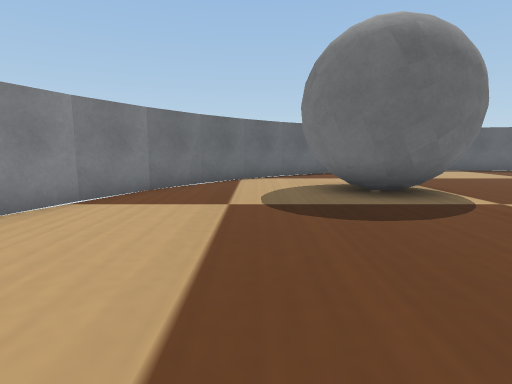
[1] (above)

17 first-person views from a walk through a robot-simulator world made for Webots. The camera is 0.05 m above the floor, tilts 8° down and sees 80° across. The floor is counted in squares, 0.05 m on a side. Each view is taken from the middle of a square. On the plan, view 1 faces up. The plan holds only what a view shows up to about 12 squares ahead; the rest is blank. Robots are left out. Simple shapes and patterns stand in for the simulator's stock objects.

[2]
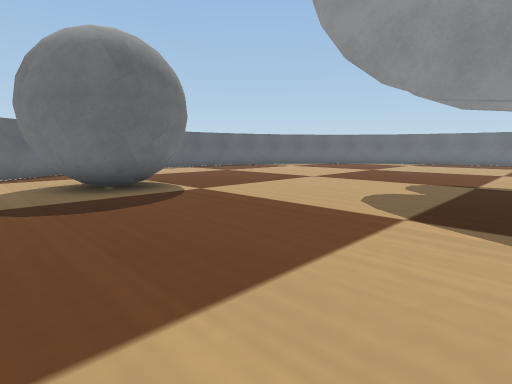

[3]
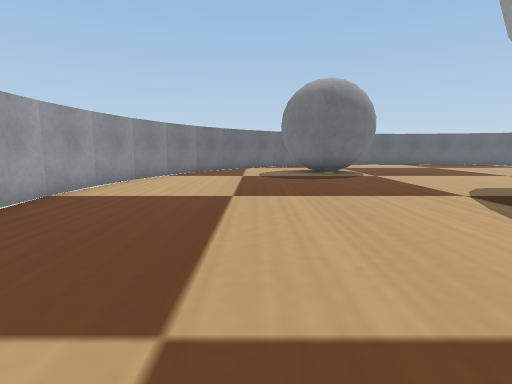

[4]
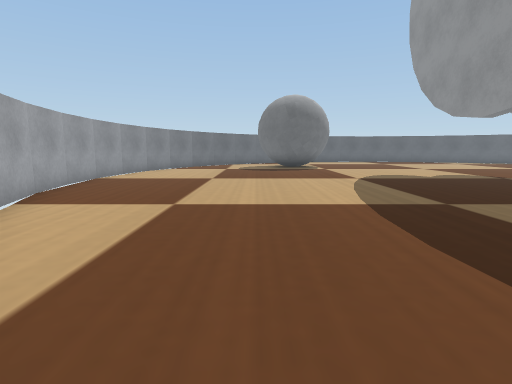

[5]
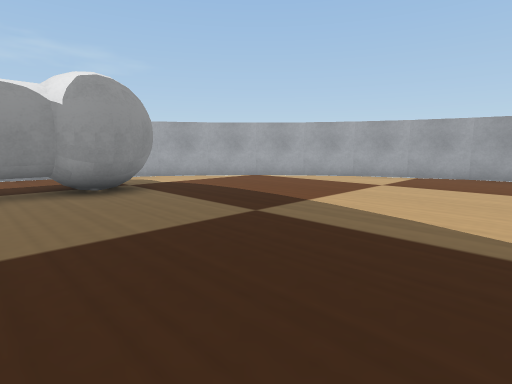

[6]
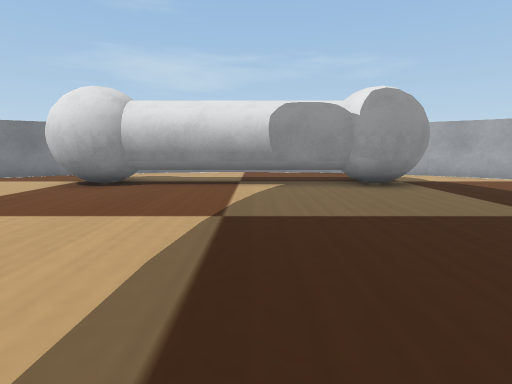

[7]
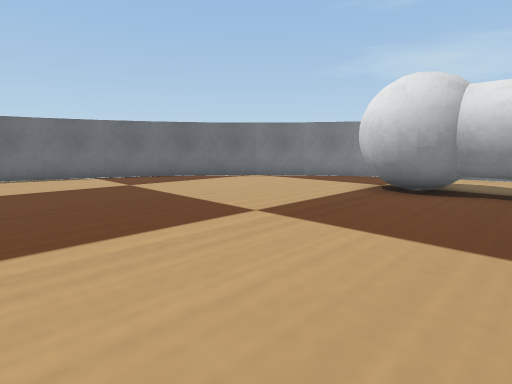

[8]
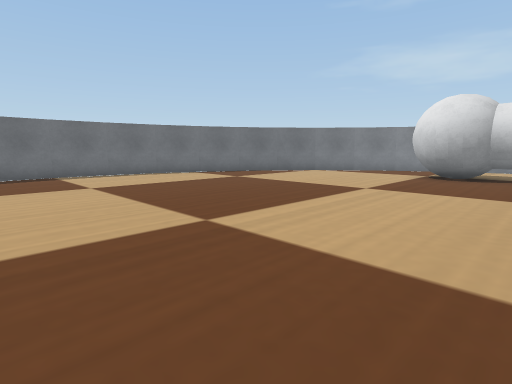

[9]
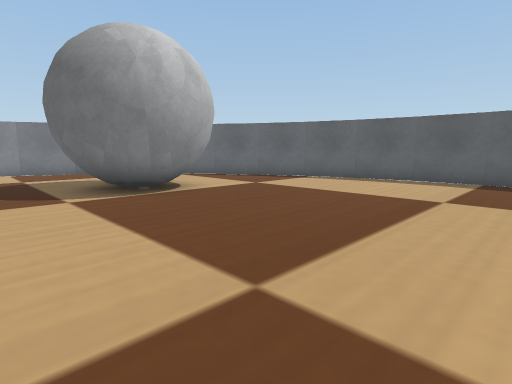

[10]
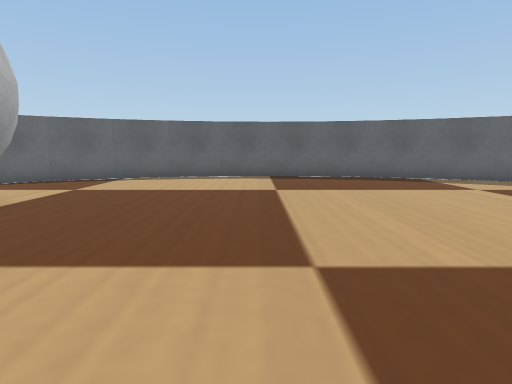

[11]
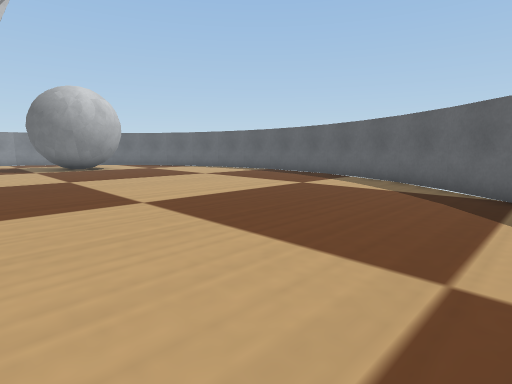

[12]
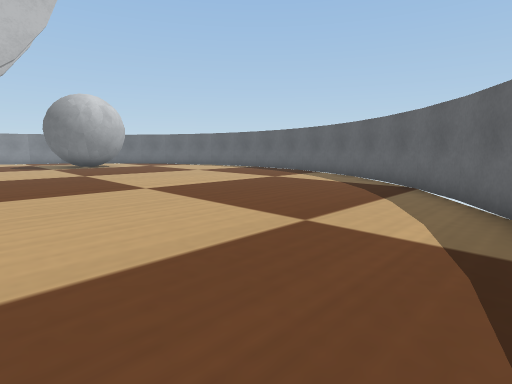

[13]
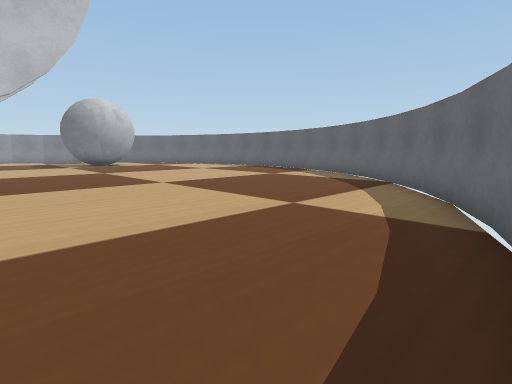

[14]
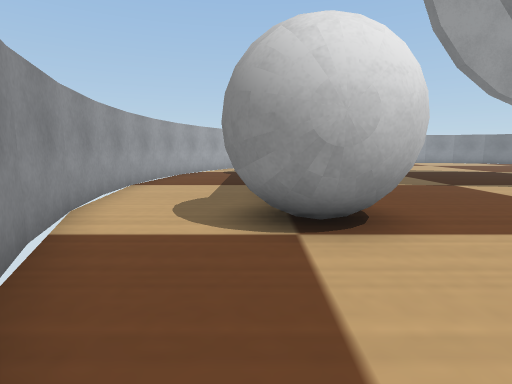

[15]
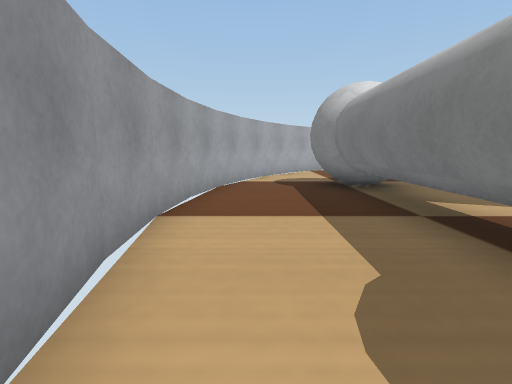

[16]
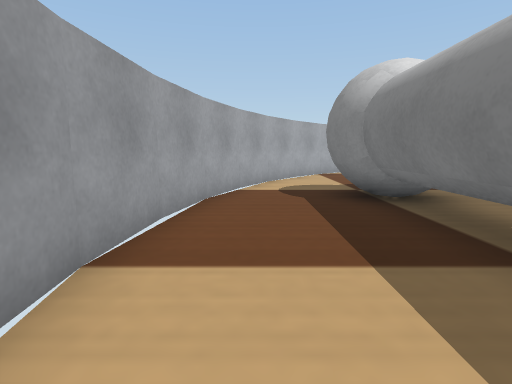

[17]
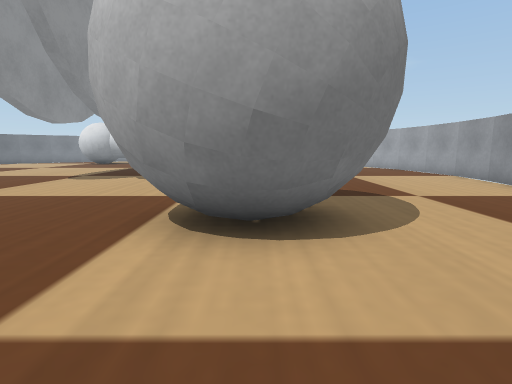

### Floor plan
Key: @ floor where view 1 was taken; # wall or solid block; . floor; B grey ball; W white ball; C white cylinder.
Columns run from 5 left of view 1 to 24 right of it. Each row starts with its distance up from view 1.
 15             ######
 14          ####....####
 13        ###..........###
 12      ###..............###
 11     ##..................##
 10    ##....................##
  9    #...BBB................#
  8   ##..BBBBB...............##
  7   #...BBBBB................#
  6  ##....BBB.................##
  5  #..........................#
  4  #..........................
  3 ##..........................
  2 #............................#
  1 #............................#
  0 #....@.......................#
 -1 #............................#
 -2 ##..........................##
 -3  #..........................#
 -4  #..........................#
 -5  ##........................##
 -6   #........................#
 -7   ##......................##
 -8    #......WW CCCC WW......#
 -9    ##....WWW CCCC WWW....##
-10     ##... WW CCCC  WW...##
-11      ###..............###
-12        ###..........###
-13          ####....####
-14             ######

Positions as (right, up) in squares from view 1, and headings:
1: (0, 0), facing up
2: (0, -1), facing up-right
3: (0, -6), facing up
4: (1, -10), facing up
5: (8, -1), facing down-left
6: (9, 0), facing down
7: (11, -1), facing down-right
8: (11, 3), facing down-right
9: (11, 4), facing up-left
10: (9, 3), facing up
11: (20, 3), facing up-left
12: (22, 2), facing up-left
13: (23, 1), facing up-left
14: (18, -10), facing left
15: (14, -12), facing left
16: (12, -12), facing left
17: (3, 12), facing down
